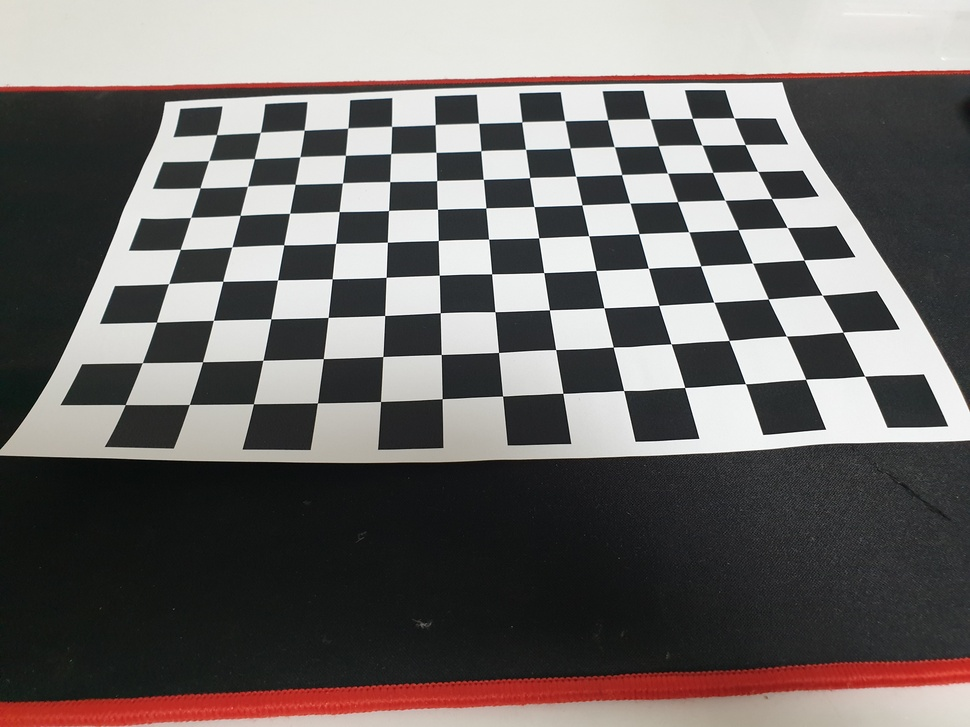
#> input picture chessboard.jpg, 970 x 727 px, shrunk from 4032 x 3024 before the run
$ python calibration.py
#> lines starting #> are read from the running program, lines starting #| are printed output that depends on the picture; after the words box and inside, x2 and y2 are one past the last pixel; in counts of white or black regions, pixels touching at a corner belong together; long printed decimals are rounded
import numpy as np
import cv2

# 체스보드의 가로 세로 내부 코너 수
chessboard_size = (13, 9)  # 예시로 9x6 체스보드 사용

# 체스보드 코너 좌표 생성
objp = np.zeros((np.prod(chessboard_size), 3), dtype=np.float32)
objp[:, :2] = np.mgrid[0:chessboard_size[0], 0:chessboard_size[1]].T.reshape(-1, 2)

# 캘리브레이션을 위한 이미지 및 객체 포인트 저장을 위한 리스트 생성
objpoints = []  # 3D 객체 포인트
imgpoints = []  # 2D 이미지 포인트

# 이미지 경로 설정
images = ['./chessboard.jpg']  # 캘리브레이션 이미지들의 경로

# 이미지 읽어서 캘리브레이션 진행
for fname in images:
    img = cv2.imread(fname)
#> img is the input picture: shape (727, 970, 3); mean B, G, R 104.4, 106, 110.5
    gray = cv2.cvtColor(img, cv2.COLOR_BGR2GRAY)
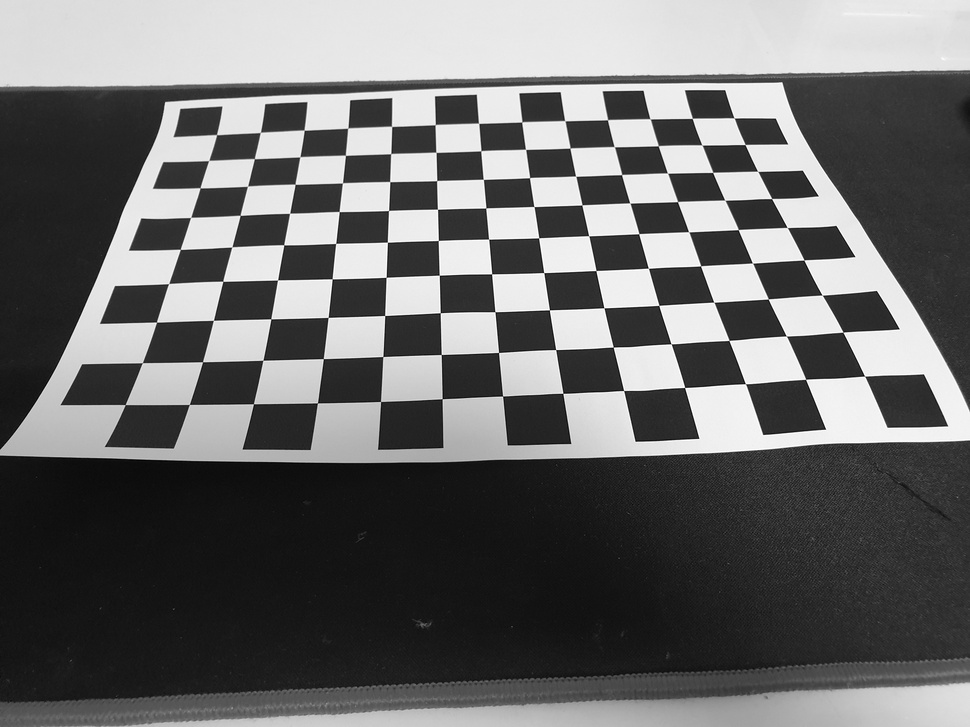
#> gray: shape (727, 970); min 0, max 255, mean 107.1

    # 체스보드 코너 찾기
    ret, corners = cv2.findChessboardCorners(gray, chessboard_size, None)
#> ret = True; corners = 117 rows, first 8: [216.5, 134.6], [260.4, 132.3], [304.1, 130.1], [347.7, 128.1], [391.6, 126.4], [435.2, 124.7], [478.7, 123.3], [521.8, 121.9]

    # 코너를 찾았을 때만 포인트 저장
    if ret:
        objpoints.append(objp)
        imgpoints.append(corners)

        # 코너 시각화
        img = cv2.drawChessboardCorners(img, chessboard_size, corners, ret)
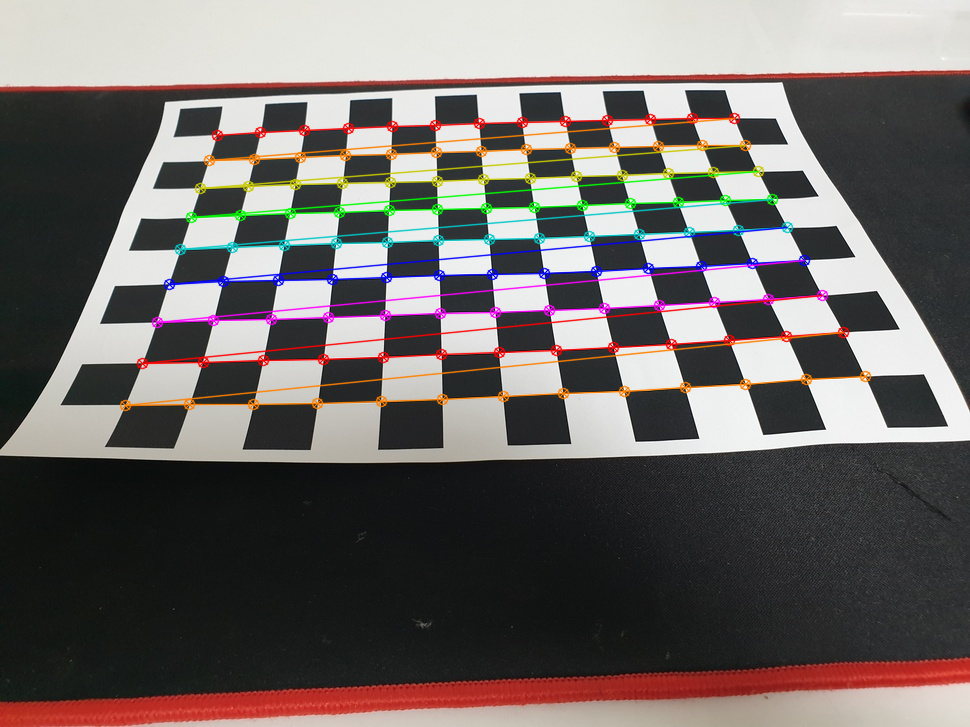
#> img: shape (727, 970, 3); 5.56% of pixels changed, all inside (x1, y1, x2, y2) = (119, 112, 872, 412)
        cv2.imshow('img', img)
        cv2.waitKey(500)  # 이미지 표시를 위한 대기시간 (500ms)

cv2.destroyAllWindows()

# 캘리브레이션 수행
ret, mtx, dist, rvecs, tvecs = cv2.calibrateCamera(objpoints, imgpoints, gray.shape[::-1], None, None)
#> ret = 1.47; mtx = [[157.8, 0, 485.3], [0, 119.8, 370.5], [0, 0, 1]]; dist = [[0.0128, -0.00255, -0.00572, -0.000615, 0.000142]]; rvecs = ([-0.15, -0.00323, -0.0537],); tvecs = ([-6.14, -7.02, 3.76],)

# 결과 출력
print("내부 파라미터 (fx, fy, cx, cy):")
print(mtx)
#| [[157.774   0.         485.282]
#|  [  0.         119.850 370.477]
#|  [  0.           0.           1.        ]]
print("\n왜곡 계수:")
print(dist)
#| [[ 0.01277  -0.002552 -0.005716 -0.0006151  0.0001419 ]]

# 캘리브레이션을 위한 이미지를 output1로 내보내기
cv2.imwrite('./output1.jpg', img)


# 카메라 행렬과 왜곡 계수 저장
np.save('camera_matrix.npy', mtx)
np.save('dist_coeffs.npy', dist)
